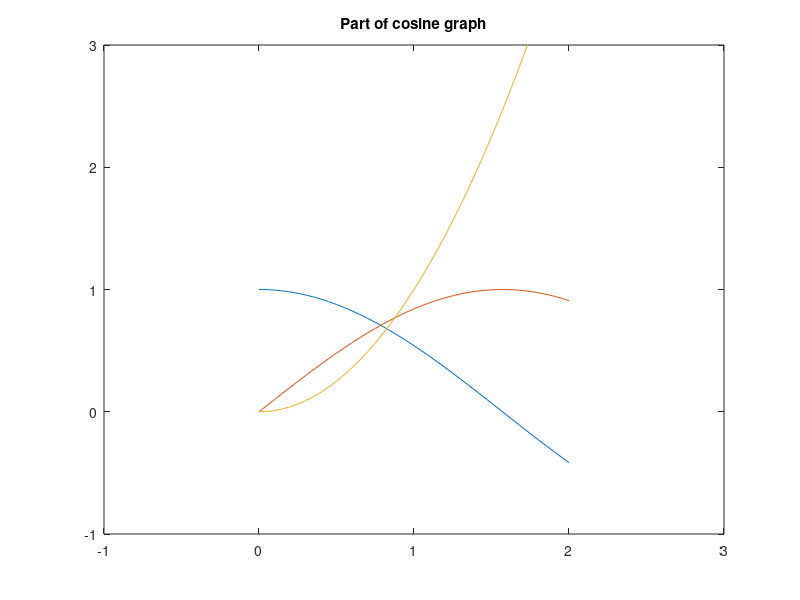
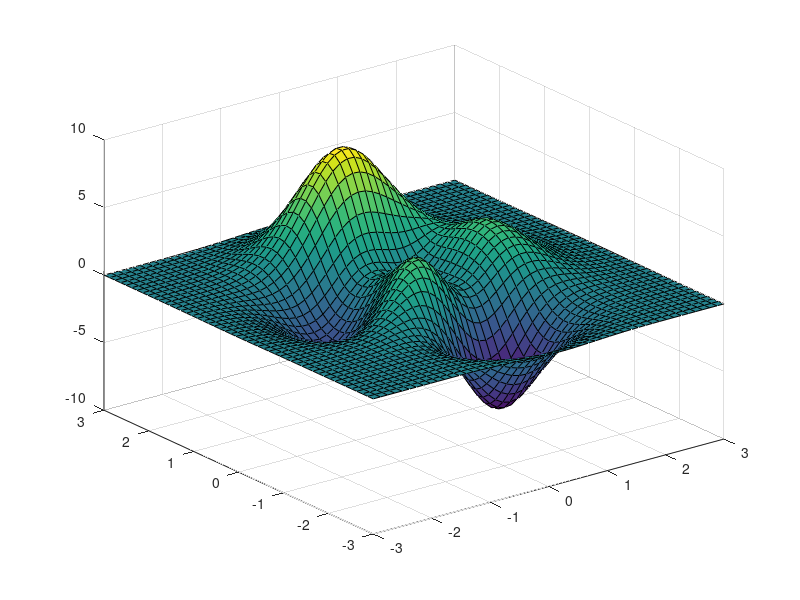

Reproduce these figures in MATLAB, in order.
%%
%Plots

%Basic line plot
X = 0:.05:2;
Y = cos(X);
plot(X,Y)
axis([-1,3,-1,3])
title('Part of cosine graph')

%Two line plots
X = 0:.05:2;
Y = cos(X);
Y2 = sin(X);
plot(X,Y,X,Y2)
axis([-1,3,-1,3])
title('Part of cosine graph')

%Alternative for multiple plots
hold on
Y3 = X.^2;
plot(X,Y3)

figure
Y4 = exp(X);
plot(X,Y4)

%With only one data set

plot(Y)

%Scatter plot
X = []; Y = [];
for i=1:50
    X = [X rand]; 
    Y = [Y rand]; 
end
plot(X,Y,'.')
plot(X,Y,'--*r')

%%Plot a matrix
Y = rand(10,3)
plot(Y)

%%
%3D Plots

%3D line plot
Z = 0:pi/50:10*pi;
Y = sin(Z);
X = cos(Z);
plot3(X,Y,Z)

%Surface in 3D
[X,Y,Z] = peaks(50);
surf(X,Y,Z)
help surf

%%
%Find information

help sqrtm
who

%%
%Interactive programming

x = input('Value of x:')
disp('This is a display')

fprintf('A few data types:%s, %f, %d',...
    'check',1.2, 5)
fprintf('More detailed float: %1.3f',1.32765)

save value x
clear 
load value

%%
%Nested loops

L = zeros(1,20);
for i=1:20
    if (i < 10)
        L(i) = i^2;
    else
        L(i) = 2*log(i)
    end
end

%%
%Sneak peek to Error
a = 0;
b = .0001
for i=1:10000
    a = a+b;
end
format long
a